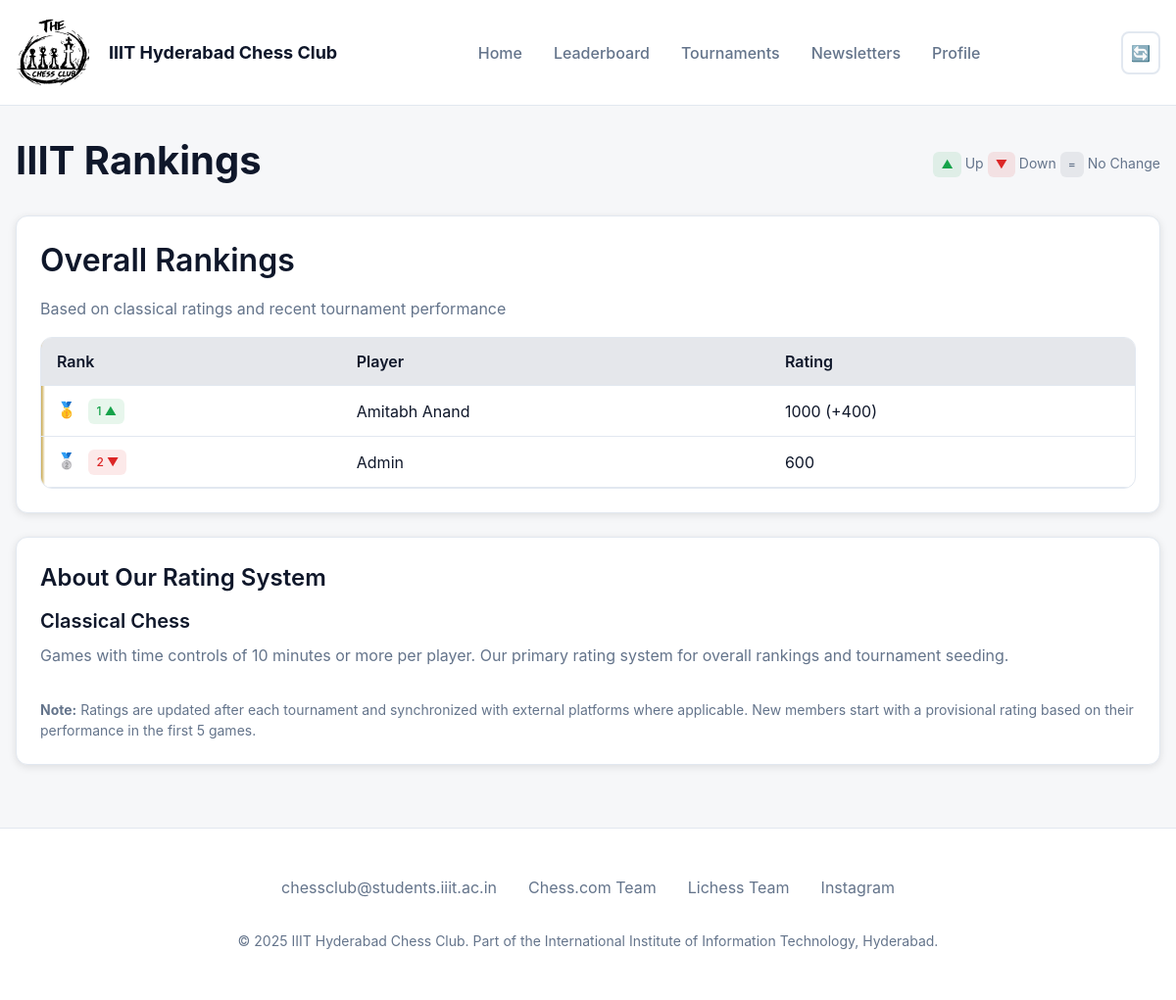
/leaderboard, run on an earlier commit of the app's database.
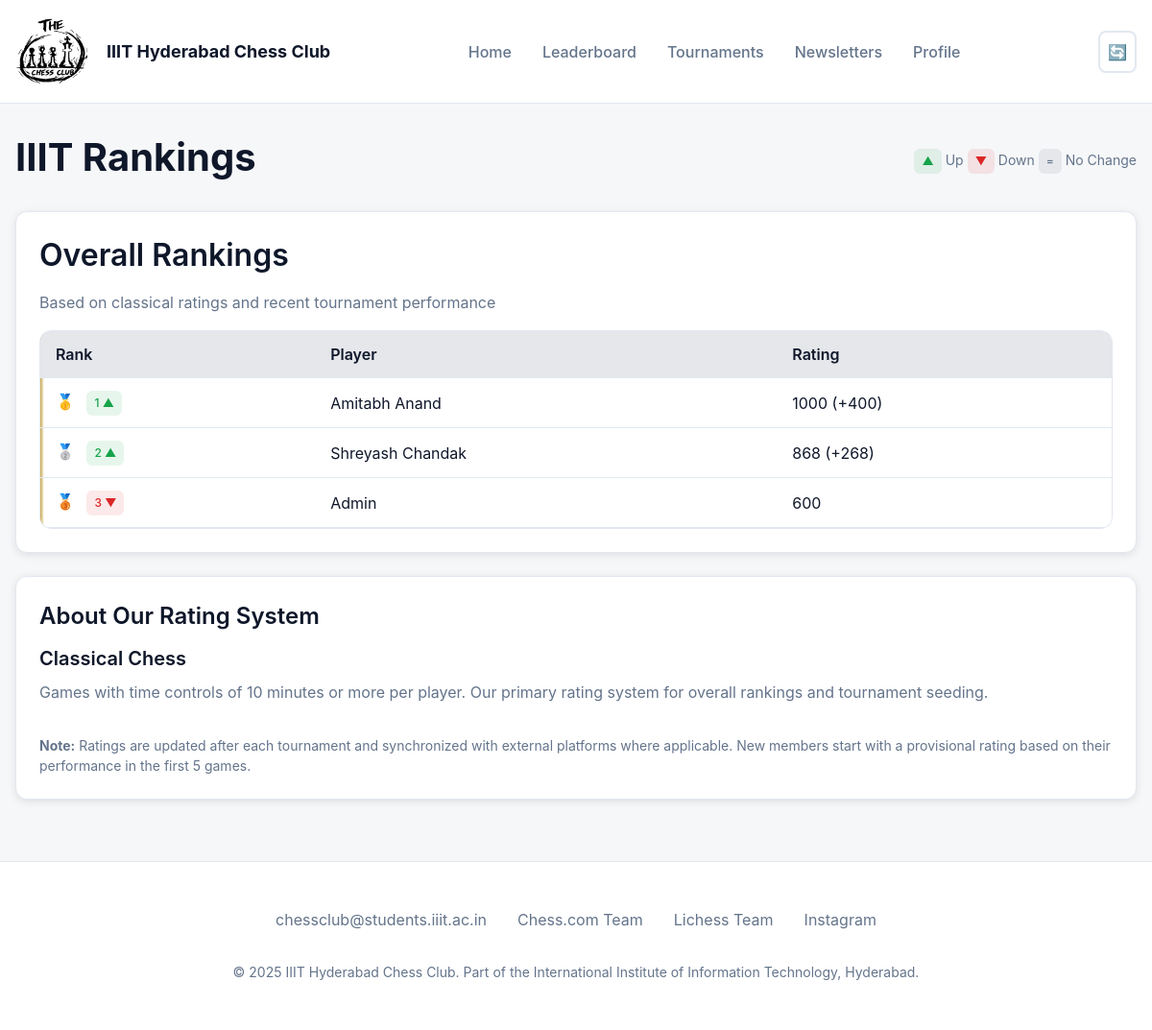
And on a later commit of the database.
### accounts/models.py (models this page shows, shortened)
class User(AbstractUser):
    def __str__(self):
        return f"{self.username}"

class UserProfile(models.Model):
    user = models.OneToOneField(User, on_delete=models.CASCADE, related_name="profile")
    rating = models.IntegerField(default=600)
    last_rating = models.IntegerField(default=600)
    rank = models.IntegerField(default=0)
    last_rank = models.IntegerField(default=0)
    chessdotcom = models.CharField(max_length=64, blank=True, null=True)
    lichess = models.CharField(max_length=64, blank=True, null=True)

### leaderboard/views.py (the view)
# urls.py: path('', include('leaderboard.urls')),
def leaderboard(request):
    users = User.objects.all().order_by('-profile__rating')
    leaderboard_data = []
    with transaction.atomic():
        for index, user in enumerate(users, start=1):
            profile = user.profile
            current_rank = index
            if profile.rank != current_rank:
                profile.last_rank = profile.rank or current_rank
                profile.rank = current_rank
                profile.save(update_fields=['rank', 'last_rank'])
            rank_change = (profile.last_rank or current_rank) - current_rank
            leaderboard_data.append({
                "user": user,
                "current_rank": current_rank,
                "rank_change": rank_change,
                "moved_up": current_rank < profile.last_rank,
                "moved_down": current_rank > profile.last_rank,
                "rating_change": profile.rating - profile.last_rating,
            })
    return render(request, 'leaderboard.html', {"leaderboard": leaderboard_data})

### IIITChessClub/templates/leaderboard.html (shortened to what this page needs)
<!DOCTYPE html>
{% load static %}
<html lang="en">
<head>
  <link rel="stylesheet" href="{% static 'css/styles.css' %}">
</head>
<body>
  <nav class="navbar">
    <div class="container">
      <div class="nav-content">
        <a href="{% url 'home' %}" class="nav-logo">
          IIIT Hyderabad Chess Club
        </a>
        <ul class="nav-links">
          <li><a href="{% url 'home' %}" class="nav-link">Home</a></li>
          <li><a href="{% url 'leaderboard' %}" class="nav-link active">Leaderboard</a></li>
          <li><a href="{% url 'tournaments' %}" class="nav-link">Tournaments</a></li>
          <li><a href="{% url 'newsletters' %}" class="nav-link">Newsletters</a></li>
          <li><a href="{% url 'profile' %}" class="nav-link">Profile</a></li>
        </ul>
        <div class="nav-controls">
          <button class="theme-toggle" aria-label="Toggle theme">🔄</button>
        </div>
      </div>
    </div>
  </nav>
  <main class="container" style="margin-top: 2rem;">
    <div class="flex items-center justify-between mb-6">
      <h1>IIIT Rankings</h1>
      <div class="text-muted" style="font-size: 0.875rem;">
        <span class="badge badge-success">▲</span> Up
        <span class="badge badge-danger">▼</span> Down
        <span class="badge badge-neutral">=</span> No Change
      </div>
    </div>
    <div class="card mb-6">
      <h2>Overall Rankings</h2>
      <p class="text-muted mb-4">Based on classical ratings and recent tournament performance</p>
      <div class="table-container">
        <div class="table-scroll">
          <table class="table leaderboard" id="overall-rankings">
            <thead>
              <tr>
                <th>Rank</th>
                <th>Player</th>
                <th>Rating</th>
              </tr>
            </thead>
            <tbody>
              {% for entry in leaderboard %}
              <tr>
                <td>
                  {% if entry.moved_up %}
                    <span class="badge badge-success">{{ entry.current_rank }} ▲</span>
                  {% elif entry.moved_down %}
                    <span class="badge badge-danger">{{ entry.current_rank }} ▼</span>
                  {% else %}
                    <span class="badge badge-neutral">{{ entry.current_rank }} =</span>
                  {% endif %}
                </td>
                <td>{{ entry.user.first_name }} {{ entry.user.last_name }}</td>
                <td>
                  {{ entry.user.profile.rating }}
                  {% with entry.rating_change as change %}
                    {% if change > 0 %}
                      <span class="text-success">(+{{ change }})</span>
                    {% elif change < 0 %}
                      <span class="text-danger">({{ change }})</span>
                    {% endif %}
                  {% endwith %}
                </td>
              </tr>
              {% endfor %}
            </tbody>
          </table>
        </div>
      </div>
    </div>
    <div class="card mt-6">
      <h3>About Our Rating System</h3>
      <div class="grid grid-2">
        <div>
          <h4>Classical Chess</h4>
          <p>Games with time controls of 10 minutes or more per player. Our primary rating system for overall rankings and tournament seeding.</p>
        </div>
      </div>
      <div class="mt-4 text-muted" style="font-size: 0.875rem;">
        <strong>Note:</strong> Ratings are updated after each tournament and synchronized with external platforms where applicable.
        New members start with a provisional rating based on their performance in the first 5 games.
      </div>
    </div>
  </main>
  <footer class="footer">
    <div class="container">
      <div class="footer-content">
        <div class="footer-links">
          <a href="mailto:chessclub@students.iiit.ac.in">chessclub@students.iiit.ac.in</a>
          <a href="#">Chess.com Team</a>
          <a href="#">Lichess Team</a>
          <a href="https://www.instagram.com/chessclub.iiith">Instagram</a>
        </div>
        <div class="footer-info">
          <p>&copy; 2025 IIIT Hyderabad Chess Club. Part of the International Institute of Information Technology, Hyderabad.</p>
        </div>
      </div>
    </div>
  </footer>
</body>
</html>

What changed in the data, as far as the page shows it:
added User: current_rank "2", user.first_name "Shreyash", user.last_name "Chandak", user.profile.rating "868", rating_change "268"
computed for User "Admin": current_rank "2" → "3"
